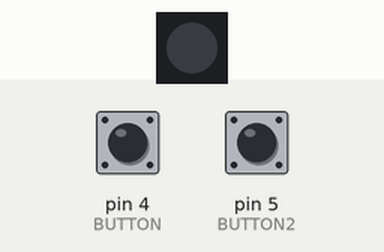
Recording of a sketch running on a simulated Arduino Uno, built with avr-gcc and run on an emulated ATmega328P. On the bench: 1 RGB LEDs in strip order, left to right. The test bench sets the inputs (shaded band); at power-on: pin 4 (BUTTON) HIGH, pin 5 (BUTTON2) HIGH.

Above: at 1.2 s.
1.3 s: pin 4 (BUTTON) pulled LOW for 0.15 s
At 1.7 s:
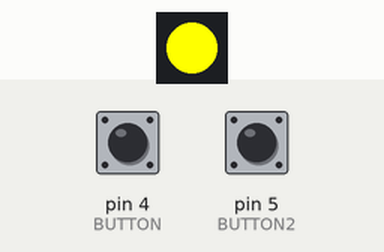
2.9 s: pin 4 (BUTTON) pulled LOW for 1 s
At 4.2 s:
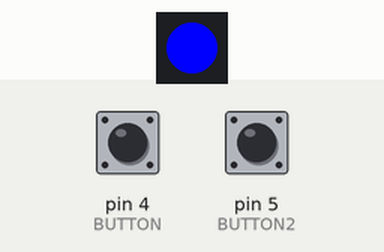
5.4 s: pin 4 (BUTTON) pulled LOW for 0.15 s
At 6.1 s:
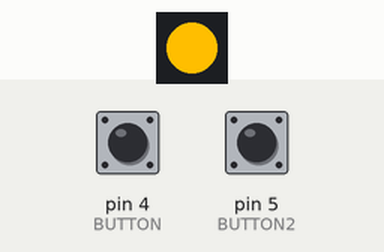
7.0 s: pin 4 (BUTTON) pulled LOW for 3.2 s
At 7.3 s:
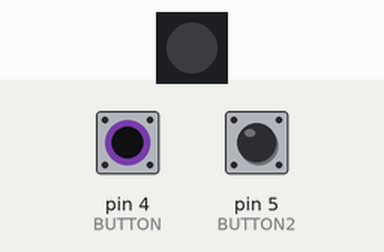
11.7 s: pin 5 (BUTTON2) pulled LOW for 0.15 s
At 12.1 s:
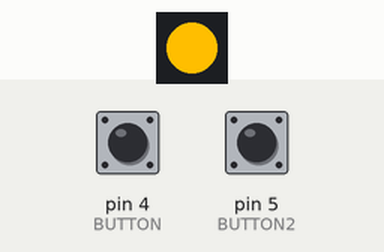
Timing chart, 0 to 14.3 s (numbered marks = the images above; inputs shaded):
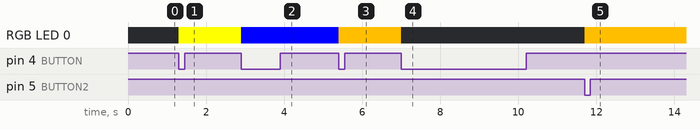

The sketch:

sketch_feb2b.ino
```cpp
#include <Adafruit_NeoPixel.h>

#define LED_PIN     8     // Data pin connected to onboard RGB LED
#define NUM_LEDS    1     // Only one LED on board

#define BUTTON 4 // Button 1
#define BUTTON2 5
Adafruit_NeoPixel pixel(NUM_LEDS, LED_PIN, NEO_GRB + NEO_KHZ800);

int count = 0;

bool lastbtn1 = HIGH;
bool lastbtn2 = HIGH;

int colors[]  = {pixel.Color(255, 0, 0), pixel.Color(0, 255, 0), pixel.Color(0,0, 255), pixel.Color(246, 190, 0)};
const uint8_t numColors = sizeof(colors) / sizeof(colors[0]);
void setup() {
    pinMode(BUTTON2, INPUT_PULLUP);
    pinMode(BUTTON, INPUT_PULLUP);
    pixel.begin();
    Serial.begin(115200);
}

void loop() {

    bool b1 = digitalRead(BUTTON);
    bool b2 = digitalRead(BUTTON2);

    if (lastbtn1 == HIGH && b1 == LOW) {
        count = (count + 1) % numColors;
        pixel.setPixelColor(0, colors[count]);
        pixel.show();
    }

      if (lastbtn2 == HIGH && b2 == LOW) {
        count = (count + numColors - 1) % numColors;
        pixel.setPixelColor(0, colors[count]);
        pixel.show();
    }

    lastbtn1 = b1;
    lastbtn2 = b2;


    }
```

Measured:
- after the input at 1.3 s, RGB LED 0: off → RGB(255, 255, 0) at once
- after the input at 2.9 s, RGB LED 0: RGB(255, 255, 0) → RGB(0, 0, 255) at once
- after the input at 5.4 s, RGB LED 0: RGB(0, 0, 255) → RGB(255, 190, 0) at once
- after the input at 7.0 s, RGB LED 0: RGB(255, 190, 0) → off at once
- after the input at 11.7 s, RGB LED 0: off → RGB(255, 190, 0) at once
